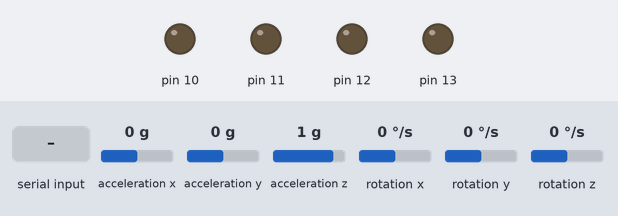
Bench run of a sketch on a simulated Arduino Uno, built with avr-gcc and run on an emulated ATmega328P. Shown: output pins drawn as LEDs (lit = HIGH). Inputs (shaded band) come from the test bench; at power-on: acceleration x 0 g, acceleration y 0 g, acceleration z 1 g, rotation x 0 °/s, rotation y 0 °/s, rotation z 0 °/s. What the sketch prints to the serial monitor is not drawn.

Above: at 4.2 s.
4.3 s: acceleration x set to -1.4 g
At 4.8 s:
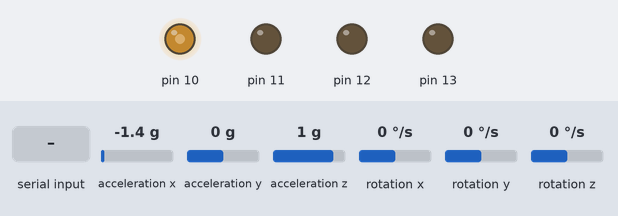
5.8 s: byte 30 received over Serial
At 7.0 s:
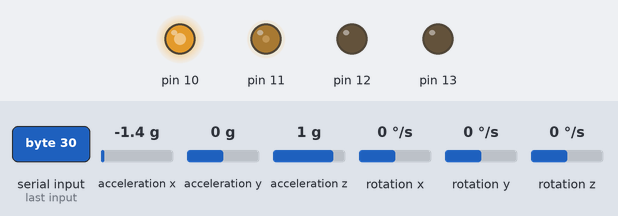
7.3 s: acceleration y set to 0.7 g
At 8.3 s:
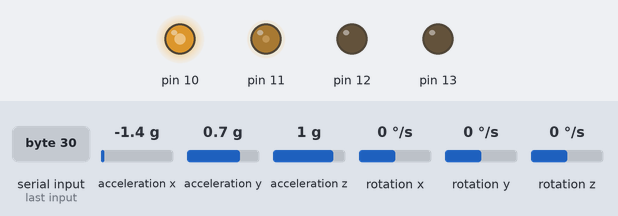
8.8 s: acceleration y set to 1 g
At 9.6 s:
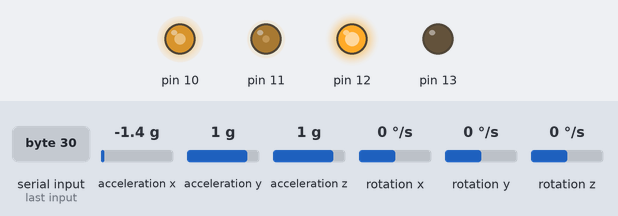
10.3 s: byte 90 received over Serial
At 10.8 s:
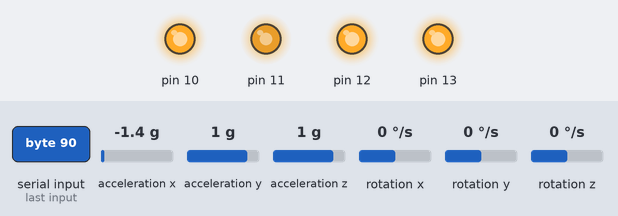
11.8 s: byte 120 received over Serial
At 13.0 s:
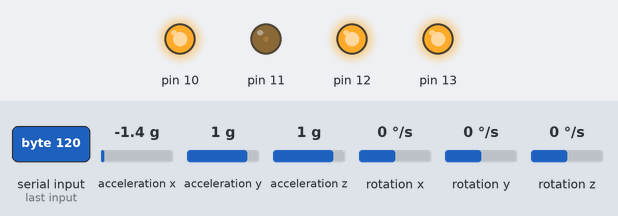
Timing chart, 0 to 14.3 s (numbered marks = the images above; inputs shaded):
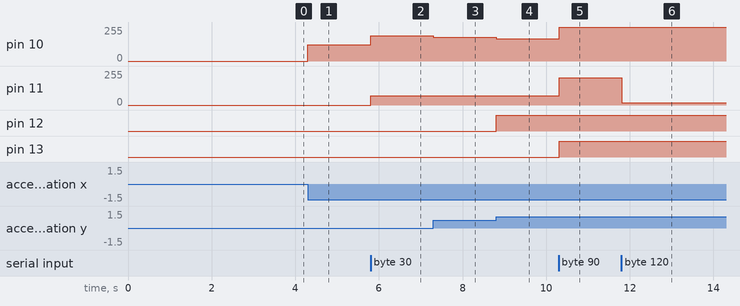

Measured:
- the behaviour switches between 0.8 and 0.9 g on acceleration y (found by bisection; images 3 and 4)
- after the input at 4.3 s, pin 10: 0/255 → 123/255 at once
- after the input at 5.8 s, pin 10: 123/255 → 191/255 at once; pin 11: 0/255 → 68/255 at once
- after the input at 7.3 s, pin 10: 191/255 → 177/255 at once
- after the input at 8.8 s, pin 10: 177/255 → 168/255 at once; pin 12: LOW → HIGH at once
- after the input at 10.3 s, pin 10: 168/255 → 255/255 at once; pin 11: 68/255 → 205/255 at once; pin 13: LOW → HIGH at once
- after the input at 11.8 s, pin 11: 205/255 → 17/255 at once

The sketch:

Gyroscope.ino
```cpp
#include <MPU6050_tockn.h>
#include <Wire.h>

MPU6050 mpu6050(Wire);
int speed = 0;

void setup() {
  Serial.begin(9600);

  Wire.begin();
  mpu6050.begin();
  mpu6050.calcGyroOffsets(true);

  pinMode(13, OUTPUT);
  pinMode(12, OUTPUT);
  pinMode(11, OUTPUT);
  pinMode(10, OUTPUT);
}
int angleToPwm(int angle) {
  return map(angle + speed , 0, 90 , 0, 205);
}
void loop() {

  if (Serial.available()) {
    speed = Serial.read();
  }

  mpu6050.update();

  float angleX = mpu6050.getAngleX();
  float angleY = mpu6050.getAngleY();

  int x1 = angleToPwm(angleX > 0 ? angleX : 0);
  int x2 = angleToPwm(angleX < 0 ? abs(angleX) : 0);

  int y1 = angleToPwm(angleY > 0 ? angleY : 0);
  int y2 = angleToPwm(angleY < 0 ? abs(angleY) : 0);

  analogWrite(13, x2);
  analogWrite(12, x1);

  analogWrite(11, y2);
  analogWrite(10, y1);

  Serial.println(x1);

}
```
